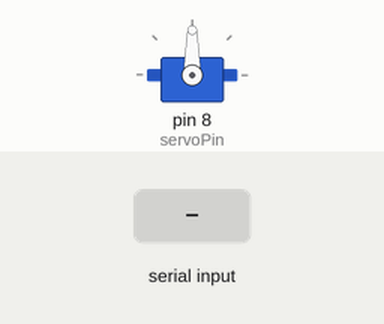
A sketch run on a simulated Arduino Uno, built with avr-gcc and run on an emulated ATmega328P. Parts: servo. The inputs (shaded band) are chosen by the test bench. What the sketch prints to the serial monitor is not drawn.

Above: at 1.2 s.
1.3 s: "30,150\n" received over Serial
At 2.4 s:
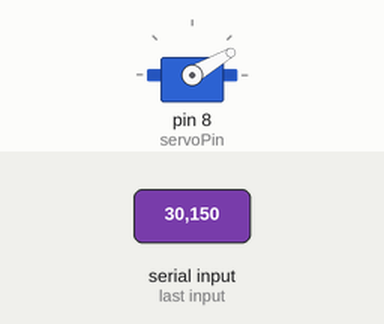
2.8 s: "5\n" received over Serial
At 3.5 s:
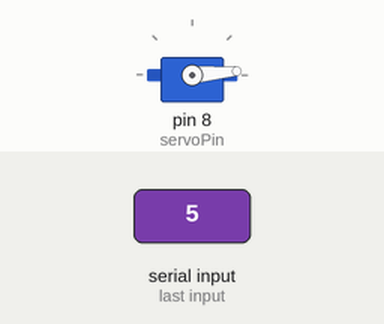
4.3 s: "200\n" received over Serial
At 4.7 s:
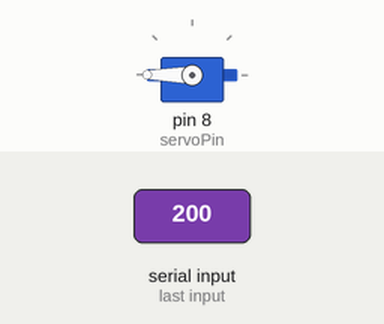
5.8 s: "90,45\n" received over Serial
At 7.0 s:
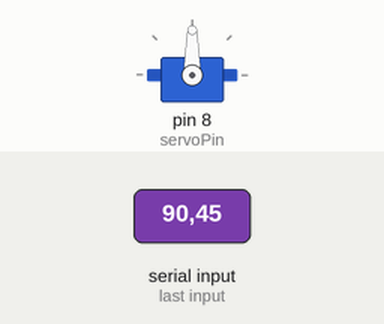
Timing chart, 0 to 8.3 s (numbered marks = the images above; inputs shaded):
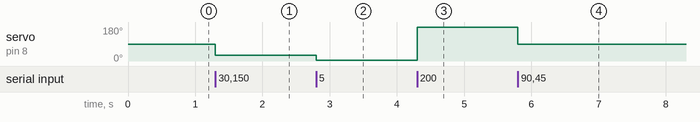

The sketch:

robot_arm.ino
```cpp
#include <Servo.h>

Servo fingerServo;
const int servoPin = 8;
int currentAngle = 90;

void setup() {
  Serial.begin(115200);
  fingerServo.attach(servoPin);
  fingerServo.write(currentAngle);
  Serial.println("ARDUINO_READY");
}

String inputString = "";
bool stringComplete = false;

void loop() {
  while (Serial.available()) {
    char inChar = (char)Serial.read();
    if (inChar == '\n' || inChar == '\r') {
      if (inputString.length() > 0) stringComplete = true;
    } else {
      inputString += inChar;
    }
  }

  if (stringComplete) {
    int angle = inputString.toInt();
    inputString = "";
    stringComplete = false;

    if (angle < 0) angle = 0;
    if (angle > 180) angle = 180;

    fingerServo.write(angle);
  }
}
```

Measured:
- after the input at 1.3 s, servo on pin 8 (servoPin): 90° → 30° at once
- after the input at 2.8 s, servo on pin 8 (servoPin): 30° → 5° at once
- after the input at 4.3 s, servo on pin 8 (servoPin): 5° → 180° at once
- after the input at 5.8 s, servo on pin 8 (servoPin): 180° → 90° at once
